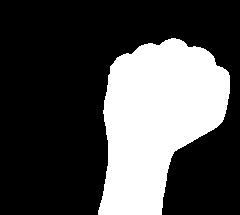
#> input picture Dataset/fist/fistq740.jpg, 240 x 215 px, given in place of the camera
$ jupyter execute DatasetCollection.ipynb
#> lines starting #> are read from the running program, lines starting #| are printed output that depends on the picture
[cell 1]
import cv2
import imutils
import numpy as np
import os

# Global variables
bg = None

def run_avg(image, aWeight):
    global bg
    # Initialize the background
    if bg is None:
        bg = image.copy().astype("float")
        return

    # Compute weighted average, accumulate it, and update the background
    cv2.accumulateWeighted(image, bg, aWeight)

def segment(image, threshold=25):
    global bg
    # Find the absolute difference between background and current frame
    diff = cv2.absdiff(bg.astype("uint8"), image)

    # Threshold the diff image so that we get the foreground
    thresholded = cv2.threshold(diff,
                                threshold,
                                255,
                                cv2.THRESH_BINARY)[1]

    # Get the contours in the thresholded image
    (cnts, _) = cv2.findContours(thresholded.copy(),
                                 cv2.RETR_EXTERNAL,
                                 cv2.CHAIN_APPROX_SIMPLE)

    # Return None if no contours detected
    if len(cnts) == 0:
        return
    else:
        # Based on contour area, get the maximum contour which is the hand
        segmented = max(cnts, key=cv2.contourArea)
        return (thresholded, segmented)

gestures = ["Blank", "Fist", "Ok", "Palm", "ThumbsUp", "ThumbsDown"]
dataset_dir = "Dataset/"
# Get the reference to the webcam
camera = cv2.VideoCapture(0)

def main():
    # Initialize weight for running average
    aWeight = 0.5

    # Region of interest (ROI) coordinates
    top, right, bottom, left = 10, 350, 225, 590

    # Initialize num of frames
    num_frames = 0
    image_num = 1

    # Loop through different camera angles
    for angle in range(0, 360, 15):  # Adjust the step size for different angles
        # Set the camera angle
        camera.set(0, angle)

        # Keep looping until interrupted
        while True:
            # Get the current frame
            (grabbed, frame) = camera.read()
            if grabbed:
                # Loop through different orientations
                for orientation in range(-30, 31, 15):  # Adjust the step size for different orientations
                    # Set the orientation
                    rotated_frame = imutils.rotate(frame, orientation)

                    # Resize the frame
                    rotated_frame = imutils.resize(rotated_frame, width=700)

                    # Flip the frame so that it is not the mirror view
                    rotated_frame = cv2.flip(rotated_frame, 1)

                    # Clone the frame
                    clone = rotated_frame.copy()

                    # Get the height and width of the frame
                    (height, width) = rotated_frame.shape[:2]

                    # Get the ROI
                    roi = rotated_frame[top:bottom, right:left]

                    # Convert the ROI to grayscale and blur it
                    gray = cv2.cvtColor(roi, cv2.COLOR_BGR2GRAY)
                    gray = cv2.GaussianBlur(gray, (7, 7), 0)

                    # To get the background, keep looking till a threshold is reached
                    # so that our running average model gets calibrated
                    if num_frames < 30:
                        run_avg(gray, aWeight)
                    else:
                        # Segment the hand region
                        hand = segment(gray)

                        # Check whether hand region is segmented
                        if hand is not None:
                            # If yes, unpack the thresholded image and
                            # segmented region
                            (thresholded, segmented) = hand

                            # Draw the segmented region and display the frame
                            cv2.drawContours(
                                clone, [segmented + (right, top)], -1, (0, 0, 255))

                            # Mention the directory in which you wanna store the images followed by the image name
                            output_dir = os.path.join(dataset_dir, f"{gestures[0]}Test/")
                            output_path = os.path.join(output_dir, f"{gestures[0]}_{image_num}.png")
                            cv2.imwrite(output_path, thresholded)
                            image_num += 1

                    # Draw the segmented hand
                    cv2.rectangle(clone, (left, top), (right, bottom), (0, 255, 0), 2)

                    # Increment the number of frames
                    num_frames += 1

                    # Display the frame with segmented hand
                    cv2.imshow("Video Feed", clone)

                    # Observe the keypress by the user
                    keypress = cv2.waitKey(1) & 0xFF

                    # Start recording when 's' key is pressed
                    if keypress == ord("s"):
                        break

            else:
                print("[Warning!] Error input, Please check your (camera or video)")
                break
#> this loop made 1 pass; (key Esc is pressed on pass 1)
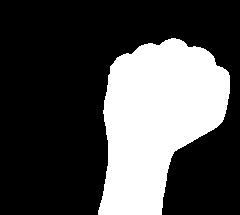
#> input picture Dataset/fist/fistq740.jpg, 240 x 215 px, given in place of the camera
#> pass 1, in run_avg, `bg = image.copy().astype("float")`:
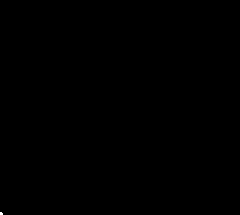
#> bg: shape (215, 240) float64; values 0 (black) and 1 (white), 0.02% white; 1 white region (1 under 20 px)
#> pass 1, in main, `cv2.imshow("Video Feed", clone)`:
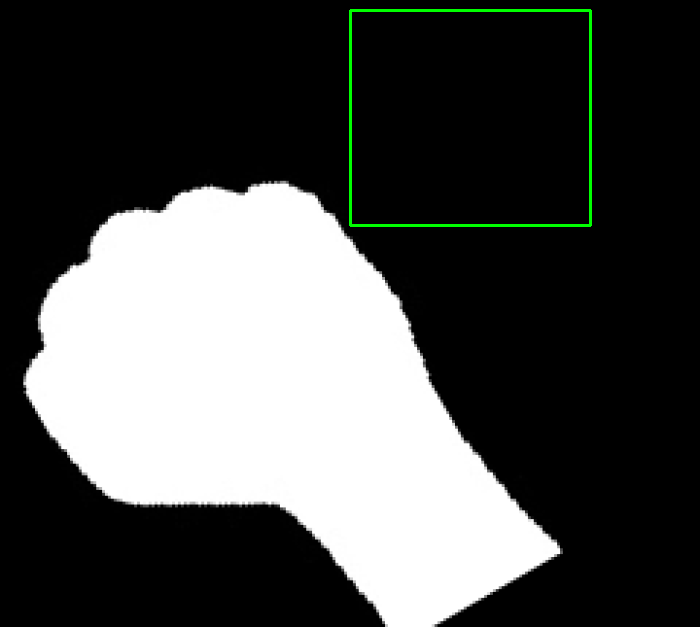
#> window 'Video Feed': shape (627, 700, 3); mean B, G, R 76.2, 77.8, 76.2
#> pass 1, in main, `cv2.imshow("Video Feed", clone)`:
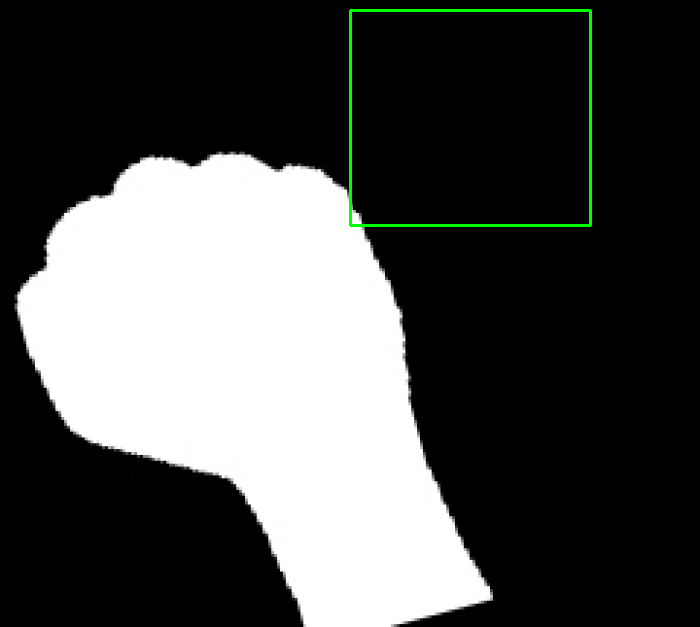
#> window 'Video Feed': shape (627, 700, 3); mean B, G, R 75.8, 77.4, 75.8
#> pass 1, in main, `cv2.imshow("Video Feed", clone)`:
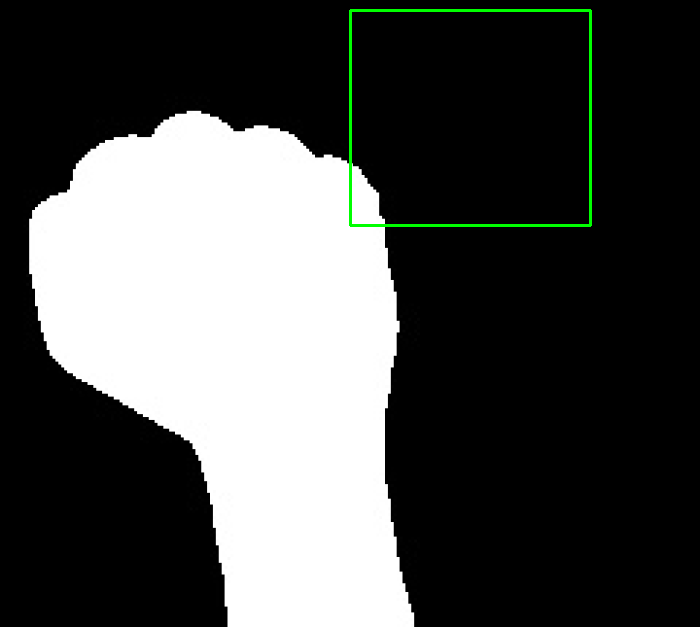
#> window 'Video Feed': shape (627, 700, 3); mean B, G, R 76.2, 77.8, 76.2
#> frame is the input picture: shape (215, 240, 3); min 0, max 255, mean 76.4

    # Free up memory
    camera.release()
    cv2.destroyAllWindows()

# Call the main function
main()
